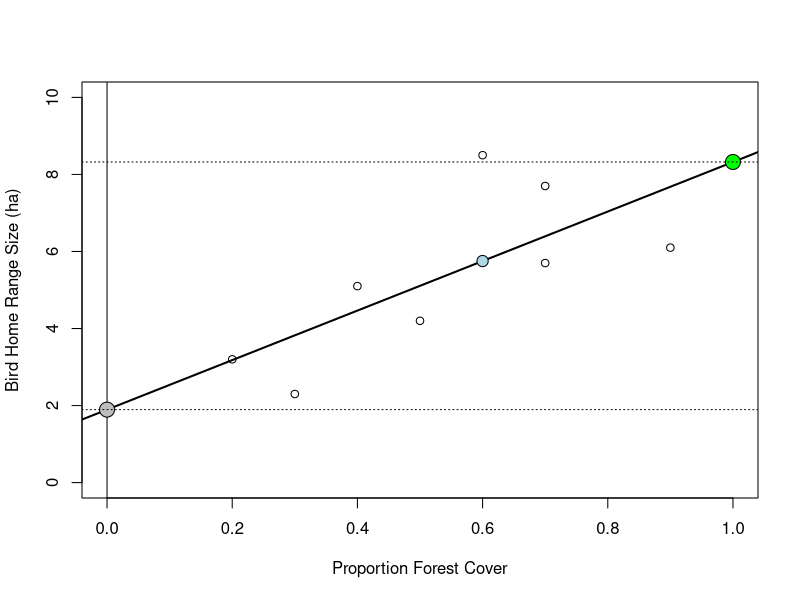
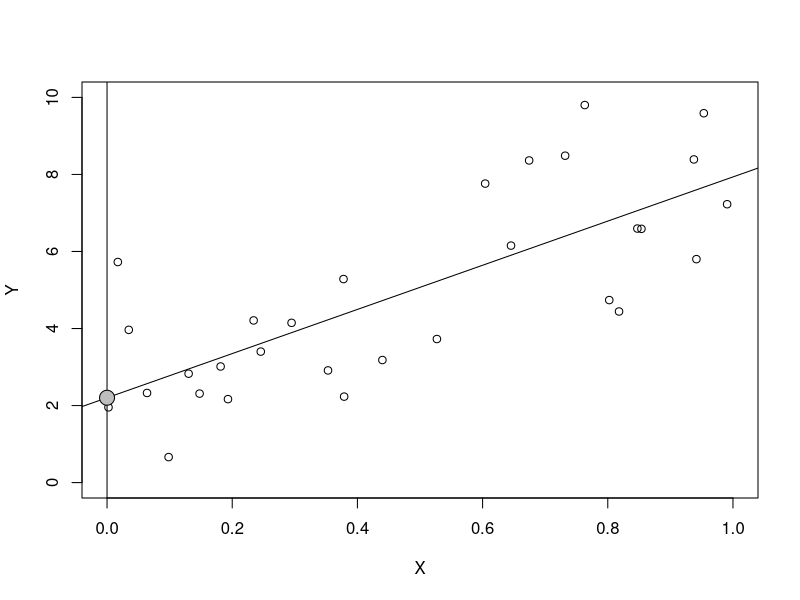
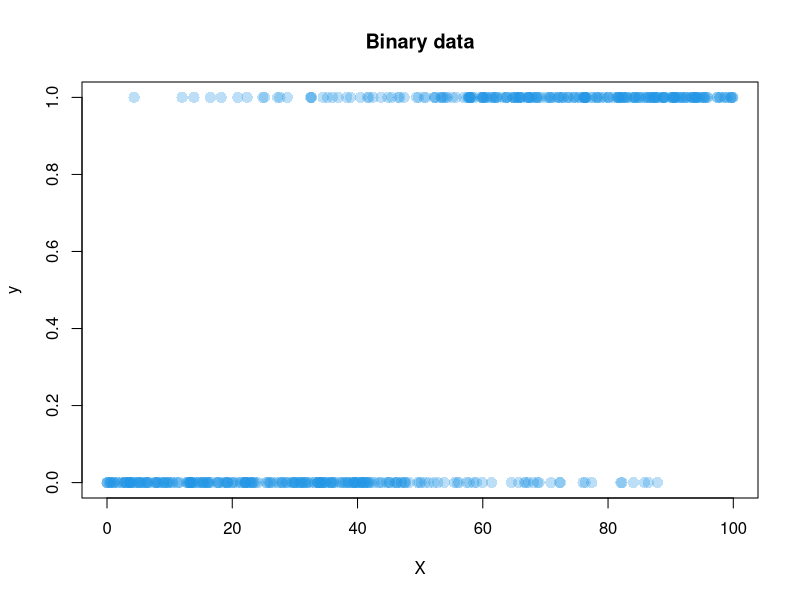
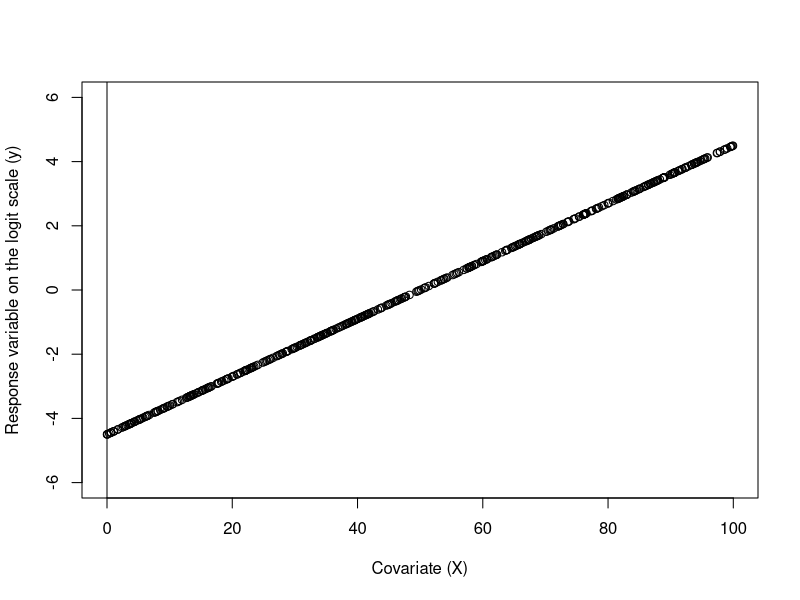

The R script that drew these images, in order: (Note: this script raises an error after producing the figures.)
rm(list=ls()) # clean workspace.  Caution!!!!

# Lab 3: Introduction generalized linear models

# In this lab we will cover generalized linear models. While this 
# may be a review of classes you are currently taking or have
# already taken, analyses of wildlife habitat associations
# rely heavily on GLMs and therefore a good grasp on GLMs
# is important for understanding wildlife habitat analyses.

# We will also take this lab as an opportunity to introduce concepts
# of data simulation which are important for understanding 
# the underlying mechanics of the models you are working with
# but which can also be a powerful tool in your analytical toolbox. 
# For example, you might be concerned that a small sample size will
# have too much of a detrimental affect on your results. You can
# simulate data under your observed sample size and see what
# type of precision and bias you might expect your parameter estimates.

# In this lab we will cover the two families of GLMs that are most
# relevant for wildlife habitat analyses: the binomial GLM and
# the Poisson GLM. 

# Before we discuss these GLMs, lets review the basic ideas behind 
# slopes and intercepts in regression models. These concepts are
# important to grasp because when we start analyzing wildlife-
# habitat data, most of our inferences are going to come
# from the slopes estimated using regression-type analyses.

# Lets start with simple linear regression: one response variable
# called y and one explanatory variable or covariate called x.
# You may have seen the equation for a straight line in high-school
# algebra or an undergraduate stats class represented something like
# this: y = m*x + b or y = m*x + c
# Does anyone remember what these letters represent?

# Lets plot some data for y and x. Lets say that y 
# represents the home range size in hectares of a forest
# dwelling bird and x represents the proportion of forest
# land cover in a 200-m circular buffer around the 
# center of the bird's home range

y <- c(6.1,4.2,5.7,2.3,5.1,8.5,7.7,3.2)
x <- c(0.9,0.5,0.7,0.3,0.4,0.6,0.7,0.2)

plot(y ~ x, ylim = c(0,10), xlim = c(0,1),
     ylab = "Bird Home Range Size (ha)",
     xlab = "Proportion Forest Cover")

# We can see that there is something of trend here,
# as x goes up, y also goes up. Now lets create a
# statistical model that describes how home range size
# changes as a function of surrounding forest cover.
# Lets start with using a simple linear regression, a
# model that assumes a linear relationship between
# home range size and proportion forest cover. 
# We can estimate a simple linear regression model
# using the lm() function (lm for linear model). The 
# code here is very simple:

lm_mod <- lm(y ~ x)
class(lm_mod)

# Our newly create lm object (lm_mod) has all the information
# we need to plot a straight line through our y/x data.
# Lets plot that line first and then talk about how we
# actually came up with that line. When we have a lm
# object we can plot a straight line based on that lm
# model using the abline() function.

abline(lm_mod,
       lwd = 2) # Line width, for a thicker line

# Now lets look at the summary() of our lm object.

summary(lm_mod)

# What do we see in our summary output? We actually see
# quite a bit of information but there are three pieces of
# information we need to focus on for now.
# These are three parameters that are estimated from our
# data on y and x. Two of these parameters are often called
# coefficient or beta estimates. We can use the coef() function
# to pull out our model's coefficient estimates.

coef(lm_mod)

# Lets talk about these two parameters more.

# 1) The y-intercept [(Intercept)]
#     The y-intercept (usually just called "the intercept"
#     because we really don't care about the x-intercept)
#     is the point at which the model's line crosses the
#     y intercept, which occurs when x = 0.
#     Where is this point? We can plot it!

abline(v = 0) # Plots a vertical line originating from x = 0
points(x = 0,               # x "coordinate" for our point
       y = coef(lm_mod)[1], # y "coordinate" for our point
       pch = 21,            # point symbol, hollow circle
       bg = "grey",         # background color for hollow symbols
       cex = 2)             # point size

# 2) The slope [x]
#     The slope describes how your response variable (y) changes
#     as our explanatory variable or covariate (x) changes. The
#     slope is often called the effect size because the magnitude
#     of the slope describes the strength of the effect that
#     x has on y. If the slope is large, x has a stronger effect
#     on y than if the slope is small. 

# Lets look at our slope again
coef(lm_mod)[2]

# What does this value by itself tell us about how bird home
# range size changes as a function of proportion forest cover?

# Now lets use our equation for a straight line to calculate
# bird home range size at any given value of proportion forest
# cover. Remember the equation?
# y = m*x + b

b <- coef(lm_mod)[1]
m <- coef(lm_mod)[2]

# Forest cover = 0.00
m*0.00 + b
# Does this look familiar?

# Forest cover = 1.00
m*1 + b
# Lets plot this value
points(x = 1,
       y = m*1 + b,
       pch = 21,            # point symbol, hollow circle
       bg = "green",         # background color for hollow symbols
       cex = 2)             # point size

# What is the difference between these two values?
(m*1 + b) - (m*0.00 + b)

# Does this look familiar?

# Lets plot horizontal lines representing the two predicted values
# of home range size we have just calculated.

abline(h = m*0.00 + b,
       lty = 3) # Line type, dashed line
abline(h = m*1.00 + b,
       lty = 3) # Line type, dashed line

# The two parameters we have just estimated, the intercept
# and the slope, make up one of the three fundamental 
# components of generalized linear models (GLM):
# The deterministic function. 
# It is called the deterministic function because there
# is no uncertainty: when we plug in a given value of
# x, we will get the same value of y every time. Every
# regression-type model has a deterministic function
# that describes how y is expected to change as x changes.
# There is a key word, expected. The values we have
# been calculating with our equation for a straight line
# are also called expected values. 
# Why call them expected values and not something a bit
# more certain or confident? Because of the third 
# parameter in our lm object we need to consider.

# 3) The residual standard error 
#     You probably have gathered that real-world data in
#     natural resources can be highly variable or highly
#     heterogeneous. These are fancy words for "messy!"
#     This "messiness" in our data comes from the fact that
#     the straight line we just plotted doesn't fit perfectly
#     through every data point. In fact, some of our points
#     are quite far from this fitted line, which means that
#     if we went out and estimated a bird's home range
#     size when proportion forest cover was 0.60, we may
#     observed an estimate quite different from:
m*0.60 + b
points(x = 0.60,
       y = m*0.60 + b,
       pch = 21,
       bg = "lightblue",
       cex = 1.5)

# This residual standard deviation is important because it
# describes the second fundamental component of all 
# generalized linear models, the stochastic model or
# error term. All regression-type models, including GLMs,
# need an error term to describe the variation or scatter
# in our data that is not explained by our deterministic 
# function. When selecting a statistical model with which
# to model our data, a key choice is our choice of
# stochastic model.

# Lets illustrate the choice of a stochastic model by
# simulating some data. For this example, we will simulate
# data using a Gaussian or normal error distribution
# although this will be the only time in this class
# where we will use a model with a Gaussian error
# distribution.

# Lets specify the number of birds for whose home range
# sizes we will simulate
n <- 30 

# Now lets specify our intercept and slope. But instead
# of the m*x + b notation, we will switch over to using
# notation more consistent with our use of the term
# betas. The intercept is usually specified as beta_0 while
# the slope is usually specified as beta_1.

b0 <- 2 # Intercept
b1 <- 6 # Slope

# Now lets simulate some values of proportion forest cover.
# We can draw "n" values from a uniform distribution 
# between 0 and 100 and then divide by 100 to get proportions.

X <- runif(n,   # Number of random samples
           0,   # Lower bound on the uniform distribution
           100)/100 # Upper bound on the uniform distribution

# Now we are ready to simulate our response values, our y's. 
# Because we are simulating data using a normal error distribution
# we will use R's rnorm() function. Lets look at the help for this
# function. 

?rnorm()

# You will see that we have three arguments to consider.
# n is the number of random samples. mean is the mean
# of our normal distribution. Do you know what our mean is here?
# The mean is another word for the expected value and how
# do we get our expected value? From our deterministic function.
# So the mean is our equation for a straight line. Finally,
# we have sd for standard deviation. This is our residual
# standard error and describes the amount of "noise" or 
# deviation around our expected value. 

# Lets simulate some data.

Y <- rnorm(n,         # Number of bird home ranges
           b0 + b1*X, # Mean or expected value, which is
                      # our deterministic function
           1.622)     # Standard deviation, error, or noise
                      # around our expected value.

# Now plot our data and fit a lm model to it so that we can
# add a fitted line to our plot.

plot(Y ~ X,
     ylim = c(0,10),
     xlim = c(0,1))
new_lm_mod <- lm(Y ~ X)
abline(new_lm_mod)

# What is our intercept?

est_intercept <- coef(new_lm_mod)[1]
est_intercept

abline(v = 0)
points(x = 0,
       y = est_intercept,
       pch = 21,
       bg = "grey",
       cex = 2)

# What is our slope?
est_slope <- coef(new_lm_mod)[2]
est_slope

(est_slope*1 + est_intercept) - (est_slope*0.00 + est_intercept)

# How do our estimates of intercept and slope compare to our
# true values?
b0
est_intercept

b1
est_slope

# The binomial GLM -------------

# In a study that yields binary response data, for example presence/absence 
# data from a habitat selection study or whether or not an individual 
# exhibited symptoms of a disease, the error distribution that naturally 
# accommodates the discrete and 0,1 bounding of the data is the 
# binomial distribution. The binomial distribution has two 
# parameters: p, the per trial probability of success, and n, the trial size. 
# You can think of n as the number of times you flip a single coin 
# and p as the probability of getting heads on any given flip. A special 
# case of the binomial distribution is when each coin is only flipped 
# once, i.e., the trial size is n = 1, and therefore produces binary data. 
# The binomial distribution where n = 1 is called the Bernoulli distribution. 
# The expected value (mean) of the binomial distribution is n*p, so it
# follows that the mean of the Bernoulli distribution is simply p. For most
# applications of the binomial distribution in wildlife habitat analysis
# one will use the Bernoulli distribution.

# Lets illustrate the Bernoulli distribution using the rbinom() function.
# rbinom() is the function to simulate random values according to a binomial
# distribution. As always when seeing a new function, take a look
# at the help page.

?rbinom

# You will see that there are three arguments in the rbinom() function.
# n is the number of random values we wish to generate,
# size is the trial size (number of coin flips), and p is 
# the per trial probability. Remember that we can think
# of p as the probability of getting heads (getting a 1) for
# any given coin flip.

# Lets start by randomly selecting 1000 binomially distributed 
# values with trial size equal to one and per-trial probability of 0.5

y <- rbinom(n = 1000, # number of random numbers to simulate
            size = 1, # trial size (number of coin flips)
            p = 0.5)  # per trial probability (probability of
                      #  getting a 1 or flipping heads

# Now lets use the table function to see how many ones and how
# many zeros we generated.

table(y)

# We can verify that p is 0.5 by taking the mean of our data. Remember
# that for binary data, the mean is equal to p.

mean(y)

# Remember that there are three components to a GLM.
# 1) the linear predictor which is a deterministic function
# 2) the appropriate error distribution for the response data
# 3) the link function that maps the expected values from the 
#    the linear predictor scale to the scale of the response
#    data.

# We can verify that per-trial probability is indeed 0.5 if we fit an
# intercept-only binomial GLM. Remember that the intercept gives the 
# expected or mean value of the response (y) at a given value of 
# the covariate (x). We have no covariates here, and hence no slopes
# to estimate. We will simply estimate the intercept and in this
# case the intercept represents the mean or expected value of 
# our randomly generated binomial data (i.e., the mean of y).
# This if this as:
# (m * 0 + b) or (b0 + b1 * 0) which collapses to:
# b or b0

# Our linear predictor is simply an intercept describing the mean
# value of our response. We specify intercept-only models using
# 1 to the right of the ~.
# The error distribution is binomial. The
# link function is the logit link which allows us to model binary
# data on a continuous scale. We are going to let the link 
# function be a bit of a black box for now. The important thing
# to remember is that the link function allows us to take
# non-continuous non-linear data and model it on a 
# continuous linear scale. This in turn allows us to interpret
# the intercepts and slopes that same way that we interpreted
# them for the Gaussian or normal regression model earlier. 

# Within the glm() function there is the family= argument which 
# specifies both the error distribution and the link function.
# We can see this explicitly in the following expression. 

mod <- glm(y ~ 1, family = binomial(link = "logit"))

# Which is the same as

mod <- glm(y ~ 1, family = "binomial")

# Lets see what our expected value is

summary(mod)

# What do we see here?

# We only have an intercept value (no slope) because we
# have an intercept-only model. It is on the logit scale,
# not the probability scale, so we need to do some back-
# transformation to get our intercept onto the probability
# scale. We do this using the logit transformation. We can
# do this "manually" by dividing the exponent of our intercept
# by one plus the exponent of the intercept.

b0 <- coef(mod)

exp(b0)/(1 + exp(b0))

# Or we can use the plogis() function

plogis(b0)

# Notice that we get the same result as taking the mean of
# our response variable, y. This is because the intercept is
# the mean or expected value of our response variable when
# x is zero.

# What if we want to model binary response data as a function of covariates?
# This would allow us to estimate slopes for each covariate describing the 
# change in our expected value of the response (p) as a function of the
# covariate. For wildlife habitat analyses this might how does the 
# probability of a species being present at a sampling site
# vary as a function of the surrounding landscape composition.

# Lets set up a simulation the same way as we did with our Gaussian 
# distributed data. We'll specify a sample size, a slope and intercept,
# and randomly generate values of x.

# We will use a large sample size to cut down on the variability
# in our estimated parameters.
n <- 500

b0 <- -4.5 # Intercept
b1 <- 0.09 # Slope

X <- runif(n,   # Number of samples
           0,   # Lower limit of the uniform distribution
           100) # Upper limit of the uniform distribution

# Lets combine our parameters into the linear predictor for our model

lin_pred <- b0 + b1 * X

# We can use the plogis() function to see our linear predictor values
# on the probability scale

link <- plogis(lin_pred) 
summary(link)

# What happens if X = 0 in this example?
plogis(b0 + b1 * 0)

# How does this compare to the smallest value we see in "link?"

# Now lets simulate our response variable using rbinom. We
# are using a trial size of one because we are simulating
# Bernoulli trials (i.e., coin flips), such as we would have
# if we were doing presence/absence surveys at a site. 

y <- rbinom(n,    # Number of samples
            1,    # Trial size (one because we have Bernoulli
                  # trials or coin flips)
            link) # Per trial probabilities

# You can see that we have simulated a vector of binary data
# representing the outcome of each Bernoulli trial (i.e., of
# each coin flip).
table(y)

# Lets plot these binary data against our covariate X

plot(y ~ X, 
     ylim=c(0,1), 
     pch=16, 
     col=adjustcolor(4,alpha.f = 0.3), # Semi-transparent points
     cex=1.5, 
     main="Binary data")

# How can we model these binary data as a continuous linear function
# of our covariate, X? The answer is the link function.

# Lets fit our Binomial GLM using the glm() function and being sure
# specify that we are using a binomial error distribution with 
# the family= argument. The default link for the binomial family
# is the logit link so we do not need to specify it here.

bin.glm <- glm(y ~ X, family="binomial")

# What are our intercept and slope coefficient estimates?

coef(bin.glm)

# Remember that these are on the logit scale, not the probability
# scale. But lets stay on the logit scale to show that, as long as
# we are on the logit scale, we can think about these coefficients
# the same way we do for coefficients estimated from simple
# Gaussian or normal regression models.

# First, lets plot the expected values of y against X. This means
# plotting the values, on the logit scale, from our deterministic
# function against our covariate.

plot(lin_pred ~ X,
     ylim = c(-6,6),
     ylab = "Response variable on the logit scale (y)",
     xlab = "Covariate (X)")

# Where should our intercept fall?
est_b0 <- coef(bin.glm)[1]
est_b0
abline(v = 0)
points(x = 0,
       y = est_b0 + est_b1*0,
       pch = 21,
       bg = "grey",
       cex = 2)

# What is our slope?
est_b1 <- coef(bin.glm)[2]
est_b1

(est_b0 + est_b1*1) - (est_b0 + est_b1*0)

# Plotting coefficient estimates on the link scale for binomial data
# hopefully helps illustrate the conceptual links between simple
# Gaussian linear regression and GLMs but in the real world we
# typically want to see how per-trial probability varies as
# a function of our covariates. To do this, we need to be
# able to calculate expected values on the probability scale.
# Fortunately, this is relatively straight-forward to do.

# Here, we can illustrate these calculations using the plogis()
# function.

plogis(est_b0 + est_b1*0)
plogis(est_b0 + est_b1*1)
plogis(est_b0 + est_b1*10)
plogis(est_b0 + est_b1*50)
plogis(est_b0 + est_b1*90)
plogis(est_b0 + est_b1*100)

# Notice some major non-linearities in our expected probabilities?
# This is because the plogis() function ensures that our probabilities
# stay bounded between 0 and 1, which is appropriate given that
# our actual response variable is made up of 0's and 1's.

# Lets show how we can use the predict() function to calculate
# these expected values for us. predict() is a pretty useful
# function and if we look at the help we will see that there
# are several arguments, only three of which need to concern
# us for now.

?predict.glm

# We need to supply a glm object, a data frame containing the
# value(s) of our covariates at which we would like to 
# calculate the expected values, and type=, which we use
# to specify whether we want these expected values returned
# on the link (i.e., logit) scale or the response 
# (i.e., probability) scale. 

df <- data.frame(X = seq(0,100,1)) # Make sure your column
                                   # names are identical to 
                                   # the names of your 
                                   # covariate(s).

# Add a new column to df containing the expected values on 
# the link function.
df$lin.pred <- predict(bin.glm,     # Our glm object
                       newdata=df,  # The new data for which
                                    # we would like the expected
                                    # values.
                       type="link") # The scale of those expected
                                    # values
df$response <- predict(bin.glm, newdata=df, type="response")
head(df)
tail(df)

# Now lets re-plot our simulated data and add our expected values
# as lines.
plot(y ~ X, 
     ylim=c(0,1), 
     pch=16, 
     col=adjustcolor(4,alpha.f = 0.3),
     cex=1.5, 
     main="Binary data example")

lines(df$X, df$lin.pred, col="grey", lwd=1)
lines(df$X, df$response, col="red", lwd=2)

